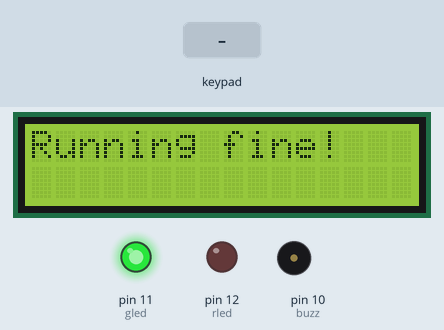
This sketch was run on a simulated Arduino Uno, built with avr-gcc and run on an emulated ATmega328P. Shown: 16×2 character LCD, output pins drawn as LEDs (lit = HIGH), buzzer (waves = sounding, pin HIGH). The test bench sets the inputs (shaded band). What the sketch prints to the serial monitor is not drawn.

Above: at 5.2 s.
5.3 s: keypad keys 2 3 4 5 A pressed 0.4 s apart
At 7.9 s:
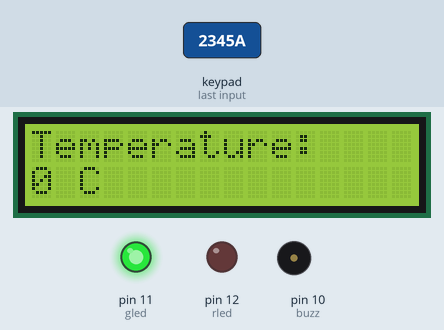
8.8 s: key 'D' pressed
At 10.1 s:
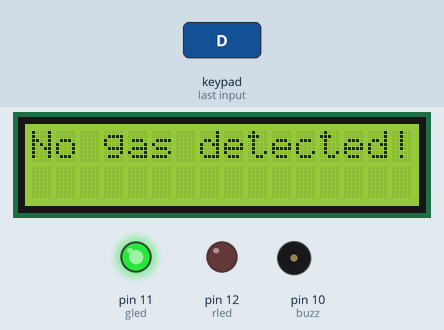
11.8 s: key 'B' pressed
At 12.4 s:
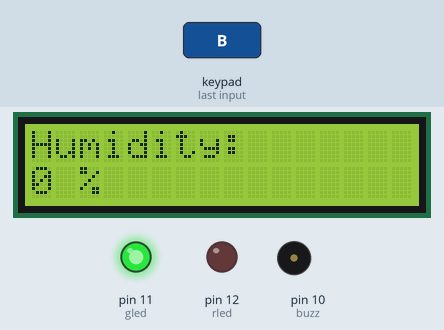
13.3 s: key 'C' pressed
At 13.6 s:
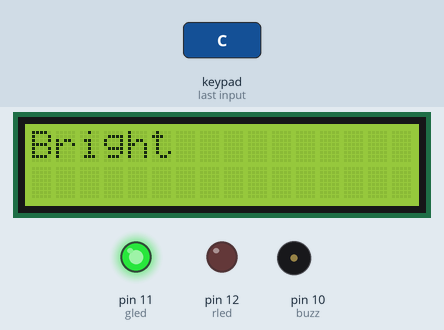
14.8 s: keypad keys 2 3 4 5 pressed 0.4 s apart
At 17.1 s:
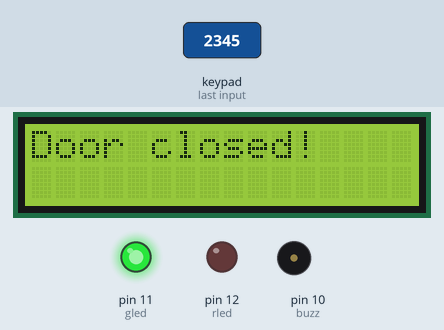
17.9 s: key '1' pressed
At 18.9 s:
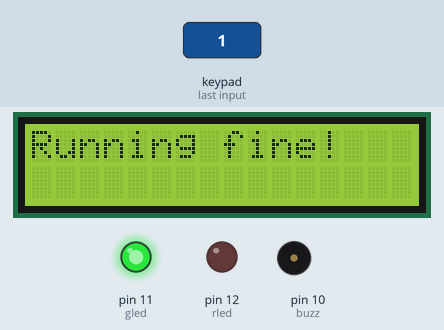
Timing chart, 0 to 20.4 s (numbered marks = the images above; inputs shaded):
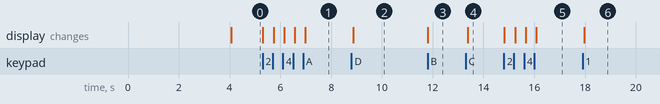

The sketch:

control.ino
```cpp
#include <LiquidCrystal.h>
#include <Keypad.h>

LiquidCrystal lcd(A5, A4, A3, A2, A1, A0);
// RS, E, D4, D5, D6, D7

const byte rows = 4, cols = 4;
char keys[rows][cols] = {{'1','2','3','A'},
                         {'4','5','6','B'},
                         {'7','8','9','C'},
                         {'*','0','#','D'}};
byte rowPins[rows] = {2, 3, 4, 5};
byte colPins[cols] = {6, 7, 8, 9};
Keypad control = Keypad(makeKeymap(keys), rowPins, colPins, rows, cols);

int buzz = 10, gled = 11, rled = 12;

char gett, key, alarm;

int temp, humidity, light, gas;

int f;

void setup() {
  Serial.begin(38400);
  lcd.begin(16, 2);
  lcd.clear();
  lcd.setCursor(0, 0);
  pinMode(gled, OUTPUT);
  pinMode(rled, OUTPUT);
  pinMode(buzz, OUTPUT);
  digitalWrite(gled, HIGH);
  digitalWrite(rled, LOW);
  digitalWrite(buzz, LOW);
  lcd.print("Initializing...");
  delay(4000);
  lcd.clear();
  lcd.setCursor(0, 0);
  lcd.print("Running fine!");
}

void loop() {
  if(Serial.available() > 0){
    f = Serial.read();
  }
  gett = control.getKey();
  readKeypad();
  sender();
}

void readKeypad(){
  switch(gett){
    case '1':
    key = '1';
    break;
    case '2':
    key = '2';
    break;
    case '3':
    key = '3';
    break;
    case '4':
    key = '4';
    break;
    case '5':
    key = '5';
    break;
    case '6':
    key = '6';
    break;
    case '7':
    key = '7';
    break;
    case '8':
    key = '8';
    break;
    case '9':
    key = '9';
    break;
    case '0':
    key = '0';
    break;
    case '*':
    key = '*';
    break;
    case '#':
    key = '#';
    break;
    case 'A':
    key = 'A';
    break;
    case 'B':
    key = 'B';
    break;
    case 'C':
    key = 'C';
    break;
    case 'D':
    key = 'D';
    break;
  }
}

void sender(){
  switch(key){
    case '1':
    Serial.write('1');
    if(Serial.available() > 0){
      gas = Serial.read();
    }
    if(gas == 'g'){
      digitalWrite(gled, LOW);
      digitalWrite(rled, HIGH);
      digitalWrite(buzz, HIGH);
      lcd.clear();
      lcd.setCursor(0, 0);
      lcd.print("Gas leakage");
      lcd.setCursor(0, 1);
      lcd.print("detected!");
    }
    else{
      digitalWrite(gled, HIGH);
      digitalWrite(rled, LOW);
      digitalWrite(buzz, LOW);
      lcd.clear();
      lcd.setCursor(0, 0);
      lcd.print("Running fine!");
    }
    delay(100);
    break;

    case '2':
    Serial.write('2');
    lcd.clear();
    lcd.setCursor(0, 0);
    lcd.print("LEDs turned ON!");
    delay(100);
    break;

    case '3':
    Serial.write('3');
    lcd.clear();
    lcd.setCursor(0, 0);
    lcd.print("Fan turned ON!");
    delay(100);
    break;

    case '4':
    Serial.write('4');
    lcd.clear();
    lcd.setCursor(0, 0);
    lcd.print("Door opened!");
    delay(100);
    break;

    case '5':
    Serial.write('5');
    lcd.clear();
    lcd.setCursor(0, 0);
    lcd.print("Door closed!");
    delay(100);
    break;

    case 'A': // read temperature
    Serial.write('A');
    if(Serial.available() > 0){
      temp = Serial.read();
    }
    lcd.clear();
    lcd.setCursor(0, 0);
    lcd.print("Temperature:");
    lcd.setCursor(0, 1);
    lcd.print(temp);
    lcd.print(" C");
    delay(100);
    break;

    case 'B': // read humidity
    Serial.write('B');
    if(Serial.available() > 0){
      humidity = Serial.read();
    }
    lcd.clear();
    lcd.setCursor(0, 0);
    lcd.print("Humidity:");
    lcd.setCursor(0, 1);
    lcd.print(humidity);
    lcd.print(" %");
    delay(100);
    break;

    case 'C': // read light
    Serial.write('C');
    if(Serial.available() > 0){
      light = Serial.read();
    }
    if(light == 'D'){
      lcd.clear();
      lcd.setCursor(0, 0);
      lcd.print("Dark");
    }
    else if(light == 'd'){
      lcd.clear();
      lcd.setCursor(0, 0);
      lcd.print("Dim");
    }
    else{
      lcd.clear();
      lcd.setCursor(0, 0);
      lcd.print("Bright");
    }
    delay(100);
    break;

    case 'D': // read gas
    Serial.write('D');
    if(Serial.available() > 0){
      gas = Serial.read();
    }
    if(gas == 'g'){
      lcd.clear();
      lcd.setCursor(0, 0);
      lcd.print("Gas leakage");
      lcd.setCursor(0, 1);
      lcd.print("detected!");
    }
    else{
      lcd.clear();
      lcd.setCursor(0, 0);
      lcd.print("No gas detected!");
    }
    delay(100);
    break;

    case '0':
    digitalWrite(rled, LOW);
    digitalWrite(buzz, LOW);
    Serial.write('0');
    lcd.clear();
    lcd.setCursor(0, 0);
    lcd.print("Running fine!");
    digitalWrite(gled, HIGH);
    delay(100);
    break;
  }
}
```

Measured:
- after the input at 5.3 s, the display: first changes at once (image 1 shows a later state)
- after the input at 8.8 s, the display: changes after 0.07 s (image 2)
- after the input at 11.8 s, the display: changes at once (image 3)
- after the input at 13.3 s, the display: changes after 0.08 s (image 4)
- after the input at 14.8 s, the display: first changes at once (image 5 shows a later state)
- after the input at 17.9 s, the display: changes after 0.06 s (image 6)
